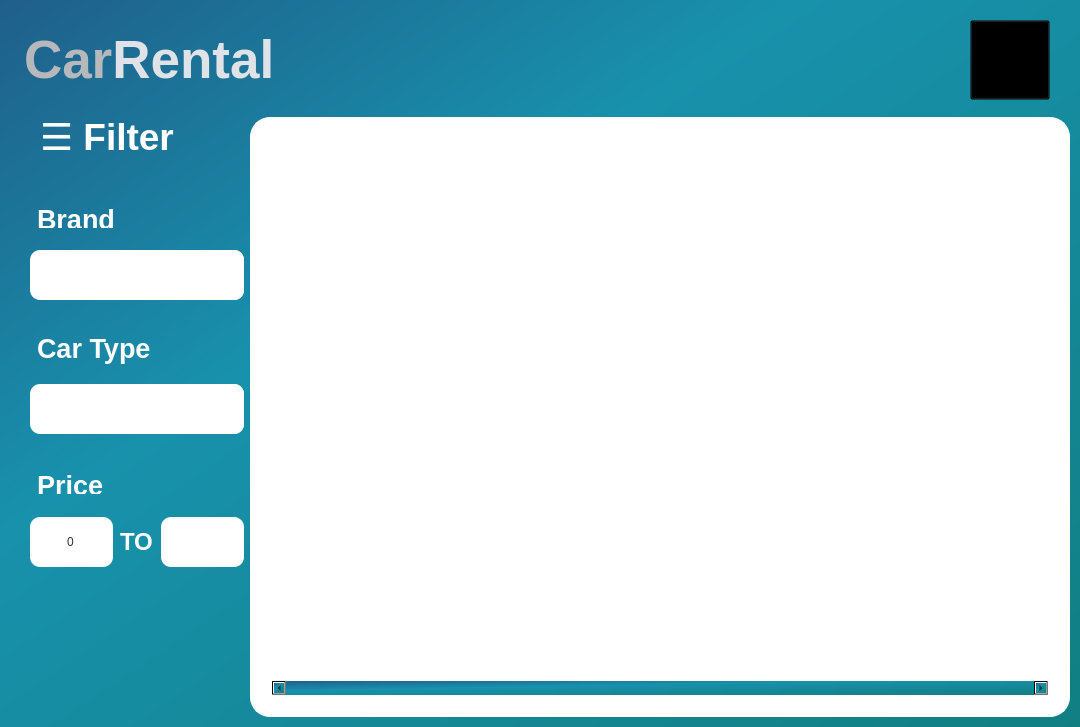
<?xml version="1.0" encoding="UTF-8"?>
<ui version="4.0">
 <class>Form</class>
 <widget class="QWidget" name="Form">
  <property name="geometry">
   <rect>
    <x>0</x>
    <y>0</y>
    <width>1080</width>
    <height>720</height>
   </rect>
  </property>
  <property name="maximumSize">
   <size>
    <width>1080</width>
    <height>720</height>
   </size>
  </property>
  <property name="windowTitle">
   <string>Form</string>
  </property>
  <property name="styleSheet">
   <string notr="true">QWidget {
	background-color: qlineargradient(spread:pad, x1:0, y1:0, x2:1, y2:1, stop:0 rgba(31, 95, 139, 255), stop:0.364532 rgba(24, 145, 172, 255), stop:1 rgba(17, 127, 130, 255));
	padding: 20px;
}

QLabel {
	background: none;
}

QComboBox {
	background: none;
	background-color: white;
	border-radius: 10px;
	color: white;
}

QComboBox::drop-down {
	background-color: white;
	border: none;
	border-top-right-radius: 10px;
	border-bottom-right-radius: 10px;
}

QLineEdit {
	background: none;
	background-color: white;
	border-radius: 10px;
	color: #323232;
	padding: 1px;
}
</string>
  </property>
  <layout class="QVBoxLayout" name="verticalLayout">
   <property name="leftMargin">
    <number>10</number>
   </property>
   <property name="topMargin">
    <number>10</number>
   </property>
   <property name="rightMargin">
    <number>10</number>
   </property>
   <property name="bottomMargin">
    <number>10</number>
   </property>
   <item>
    <layout class="QHBoxLayout" name="horizontalLayout_4">
     <item>
      <widget class="QLabel" name="label">
       <property name="font">
        <font>
         <pointsize>40</pointsize>
         <bold>true</bold>
        </font>
       </property>
       <property name="styleSheet">
        <string notr="true">padding-left: 0px;</string>
       </property>
       <property name="text">
        <string>&lt;html&gt;&lt;head/&gt;&lt;body&gt;&lt;p&gt;&lt;span style=&quot; font-weight:700; color:#b6b8bc;&quot;&gt;Car&lt;/span&gt;&lt;span style=&quot; color:#dfe2e6;&quot;&gt;Rental&lt;/span&gt;&lt;/p&gt;&lt;/body&gt;&lt;/html&gt;</string>
       </property>
      </widget>
     </item>
     <item>
      <widget class="QPushButton" name="pushButton">
       <property name="minimumSize">
        <size>
         <width>80</width>
         <height>80</height>
        </size>
       </property>
       <property name="maximumSize">
        <size>
         <width>80</width>
         <height>80</height>
        </size>
       </property>
       <property name="font">
        <font>
         <pointsize>16</pointsize>
        </font>
       </property>
       <property name="styleSheet">
        <string notr="true">QPushButton {
	background: none;
	background-color: transparent;
	padding: 0px;
	image: url(:/catalog/shopping-cart-white.png);
}

QPushButton:pressed {
	background: none;
	background-color: transparent;
	padding: 0px;
	image: url(:/catalog/shopping-cart.png);
}</string>
       </property>
       <property name="text">
        <string/>
       </property>
       <property name="iconSize">
        <size>
         <width>20</width>
         <height>20</height>
        </size>
       </property>
      </widget>
     </item>
     <item>
      <spacer name="horizontalSpacer">
       <property name="orientation">
        <enum>Qt::Horizontal</enum>
       </property>
       <property name="sizeType">
        <enum>QSizePolicy::Fixed</enum>
       </property>
       <property name="sizeHint" stdset="0">
        <size>
         <width>20</width>
         <height>20</height>
        </size>
       </property>
      </spacer>
     </item>
    </layout>
   </item>
   <item>
    <layout class="QHBoxLayout" name="horizontalLayout_2">
     <item>
      <layout class="QHBoxLayout" name="horizontalLayout_3">
       <item>
        <spacer name="verticalSpacer">
         <property name="orientation">
          <enum>Qt::Vertical</enum>
         </property>
         <property name="sizeHint" stdset="0">
          <size>
           <width>20</width>
           <height>40</height>
          </size>
         </property>
        </spacer>
       </item>
       <item>
        <layout class="QVBoxLayout" name="verticalLayout_4">
         <property name="spacing">
          <number>0</number>
         </property>
         <property name="bottomMargin">
          <number>0</number>
         </property>
         <item alignment="Qt::AlignTop">
          <widget class="QLabel" name="label_2">
           <property name="maximumSize">
            <size>
             <width>16777215</width>
             <height>60</height>
            </size>
           </property>
           <property name="font">
            <font>
             <pointsize>28</pointsize>
             <bold>true</bold>
            </font>
           </property>
           <property name="styleSheet">
            <string notr="true">color: white;
padding-top: 0px;
padding-left:  0px;</string>
           </property>
           <property name="text">
            <string>☰ Filter</string>
           </property>
           <property name="alignment">
            <set>Qt::AlignLeading|Qt::AlignLeft|Qt::AlignVCenter</set>
           </property>
           <property name="wordWrap">
            <bool>false</bool>
           </property>
          </widget>
         </item>
         <item alignment="Qt::AlignTop">
          <widget class="QLabel" name="label_3">
           <property name="minimumSize">
            <size>
             <width>0</width>
             <height>64</height>
            </size>
           </property>
           <property name="maximumSize">
            <size>
             <width>16777215</width>
             <height>64</height>
            </size>
           </property>
           <property name="font">
            <font>
             <pointsize>20</pointsize>
             <bold>true</bold>
            </font>
           </property>
           <property name="styleSheet">
            <string notr="true">padding-left: 0px;</string>
           </property>
           <property name="text">
            <string>&lt;html&gt;&lt;head/&gt;&lt;body&gt;&lt;p&gt;&lt;span style=&quot; color:#ffffff;&quot;&gt;Brand&lt;/span&gt;&lt;/p&gt;&lt;/body&gt;&lt;/html&gt;</string>
           </property>
          </widget>
         </item>
         <item alignment="Qt::AlignTop">
          <widget class="QComboBox" name="comboBox">
           <property name="minimumSize">
            <size>
             <width>0</width>
             <height>50</height>
            </size>
           </property>
           <property name="maximumSize">
            <size>
             <width>16777215</width>
             <height>50</height>
            </size>
           </property>
           <property name="font">
            <font>
             <pointsize>18</pointsize>
            </font>
           </property>
           <property name="placeholderText">
            <string>Any</string>
           </property>
          </widget>
         </item>
         <item alignment="Qt::AlignTop">
          <widget class="QLabel" name="label_4">
           <property name="minimumSize">
            <size>
             <width>0</width>
             <height>64</height>
            </size>
           </property>
           <property name="maximumSize">
            <size>
             <width>16777215</width>
             <height>64</height>
            </size>
           </property>
           <property name="font">
            <font>
             <pointsize>20</pointsize>
             <bold>true</bold>
            </font>
           </property>
           <property name="styleSheet">
            <string notr="true">padding-left: 0px;
padding-bottom: 1px;
padding-top: 1px;</string>
           </property>
           <property name="text">
            <string>&lt;html&gt;&lt;head/&gt;&lt;body&gt;&lt;p&gt;&lt;span style=&quot; color:#ffffff;&quot;&gt;Car Type&lt;/span&gt;&lt;/p&gt;&lt;/body&gt;&lt;/html&gt;</string>
           </property>
          </widget>
         </item>
         <item alignment="Qt::AlignTop">
          <widget class="QComboBox" name="comboBox_2">
           <property name="minimumSize">
            <size>
             <width>0</width>
             <height>50</height>
            </size>
           </property>
           <property name="maximumSize">
            <size>
             <width>16777215</width>
             <height>50</height>
            </size>
           </property>
           <property name="placeholderText">
            <string>Any</string>
           </property>
          </widget>
         </item>
         <item alignment="Qt::AlignTop">
          <widget class="QLabel" name="label_5">
           <property name="minimumSize">
            <size>
             <width>0</width>
             <height>64</height>
            </size>
           </property>
           <property name="maximumSize">
            <size>
             <width>16777215</width>
             <height>64</height>
            </size>
           </property>
           <property name="font">
            <font>
             <pointsize>20</pointsize>
             <bold>true</bold>
            </font>
           </property>
           <property name="styleSheet">
            <string notr="true">padding-left: 0px;</string>
           </property>
           <property name="text">
            <string>&lt;html&gt;&lt;head/&gt;&lt;body&gt;&lt;p&gt;&lt;span style=&quot; color:#ffffff;&quot;&gt;Price&lt;/span&gt;&lt;/p&gt;&lt;/body&gt;&lt;/html&gt;</string>
           </property>
          </widget>
         </item>
         <item>
          <layout class="QHBoxLayout" name="horizontalLayout">
           <property name="bottomMargin">
            <number>0</number>
           </property>
           <item>
            <widget class="QLineEdit" name="lineEdit">
             <property name="maximumSize">
              <size>
               <width>16777215</width>
               <height>50</height>
              </size>
             </property>
             <property name="text">
              <string>0</string>
             </property>
             <property name="alignment">
              <set>Qt::AlignCenter</set>
             </property>
            </widget>
           </item>
           <item>
            <widget class="QLabel" name="label_6">
             <property name="maximumSize">
              <size>
               <width>16777215</width>
               <height>55</height>
              </size>
             </property>
             <property name="font">
              <font>
               <pointsize>18</pointsize>
               <bold>true</bold>
              </font>
             </property>
             <property name="styleSheet">
              <string notr="true">padding :1px;</string>
             </property>
             <property name="text">
              <string>&lt;html&gt;&lt;head/&gt;&lt;body&gt;&lt;p&gt;&lt;span style=&quot; color:#ffffff;&quot;&gt;TO&lt;/span&gt;&lt;/p&gt;&lt;/body&gt;&lt;/html&gt;</string>
             </property>
            </widget>
           </item>
           <item>
            <widget class="QLineEdit" name="lineEdit_2">
             <property name="maximumSize">
              <size>
               <width>16777215</width>
               <height>50</height>
              </size>
             </property>
             <property name="alignment">
              <set>Qt::AlignCenter</set>
             </property>
            </widget>
           </item>
          </layout>
         </item>
         <item>
          <spacer name="verticalSpacer_2">
           <property name="orientation">
            <enum>Qt::Vertical</enum>
           </property>
           <property name="sizeType">
            <enum>QSizePolicy::Fixed</enum>
           </property>
           <property name="sizeHint" stdset="0">
            <size>
             <width>20</width>
             <height>150</height>
            </size>
           </property>
          </spacer>
         </item>
        </layout>
       </item>
       <item alignment="Qt::AlignRight">
        <widget class="QScrollArea" name="scrollArea">
         <property name="minimumSize">
          <size>
           <width>820</width>
           <height>600</height>
          </size>
         </property>
         <property name="maximumSize">
          <size>
           <width>820</width>
           <height>600</height>
          </size>
         </property>
         <property name="styleSheet">
          <string notr="true">QScrollArea {
	border: none;
}

QWidget {
	background-color: white;
	border: solid;
	border-width: 2px;
	border-color: white;
	border-radius: 20px;
}

QScrollBar:horizontal {
     height: 18px;
     margin: 3px 15px 3px 15px;
     border: 1px transparent #2A2929;
     border-radius: 6px;
     background-color: white;   
 }

QScrollBar::handle:horizontal {
	border: 1px transparent rgb(21, 139, 142);
	border-radius: 6px;
	background-color: rgb(21, 139, 142);
}

QScrollBar::add-line:horizontal {
      border: none;
      background: none;
}

QScrollBar::sub-line:horizontal {
      border: none;
      background: none;
}</string>
         </property>
         <property name="frameShadow">
          <enum>QFrame::Sunken</enum>
         </property>
         <property name="verticalScrollBarPolicy">
          <enum>Qt::ScrollBarAlwaysOff</enum>
         </property>
         <property name="horizontalScrollBarPolicy">
          <enum>Qt::ScrollBarAsNeeded</enum>
         </property>
         <property name="widgetResizable">
          <bool>true</bool>
         </property>
         <property name="alignment">
          <set>Qt::AlignBottom|Qt::AlignRight|Qt::AlignTrailing</set>
         </property>
         <widget class="QWidget" name="scrollAreaWidgetContents">
          <property name="geometry">
           <rect>
            <x>0</x>
            <y>0</y>
            <width>850</width>
            <height>600</height>
           </rect>
          </property>
          <property name="minimumSize">
           <size>
            <width>850</width>
            <height>600</height>
           </size>
          </property>
          <property name="maximumSize">
           <size>
            <width>850</width>
            <height>600</height>
           </size>
          </property>
          <property name="styleSheet">
           <string notr="true"/>
          </property>
         </widget>
        </widget>
       </item>
      </layout>
     </item>
    </layout>
   </item>
  </layout>
 </widget>
 <resources>
  <include location="../assets/images.qrc"/>
 </resources>
 <connections/>
</ui>
